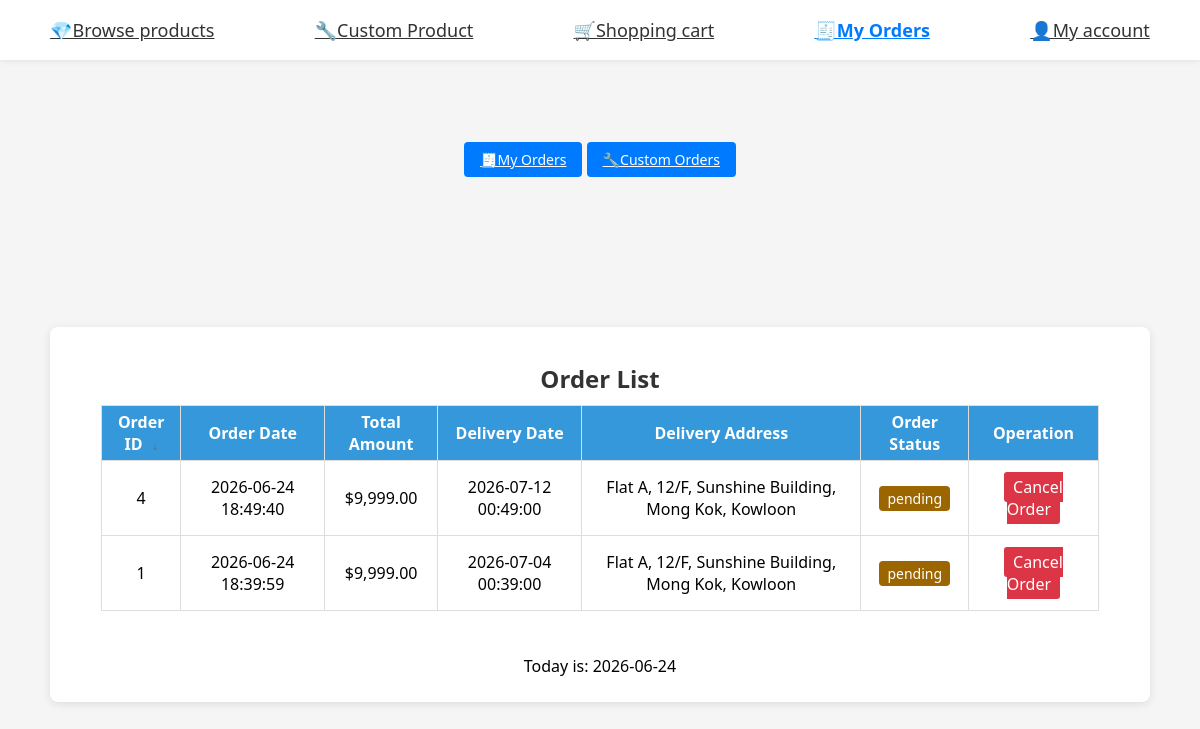
The page /4523M-Project/customer/customorder.php (signed in) on the database as committed earlier.
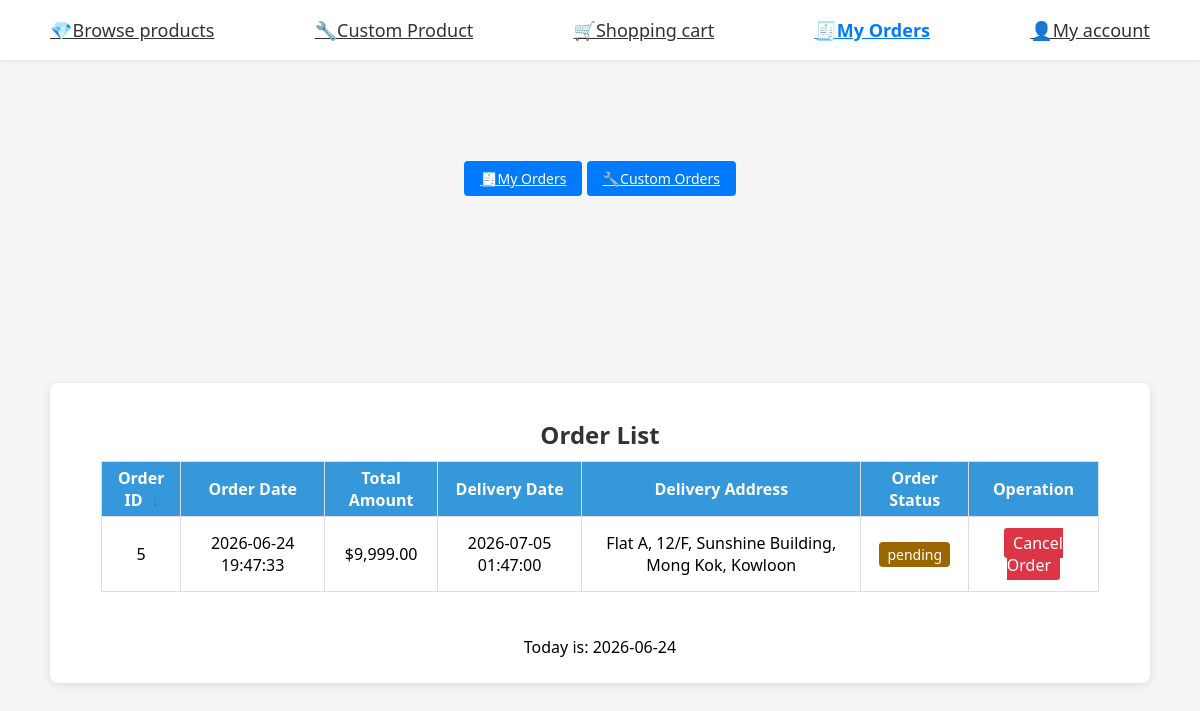
The same page on the database as committed later.
### tables this page shows
CREATE TABLE `customeorders` (
  `coid` int(11) NOT NULL,
  `cfid` int(11) NOT NULL,
  `cfprice` int(11) NOT NULL,
  `qty` int(11) NOT NULL,
  `cototalamount` decimal(10,2) NOT NULL,
  `codate` datetime NOT NULL DEFAULT current_timestamp(),
  `cid` int(11) NOT NULL,
  `codeliverydate` datetime NOT NULL,
  `codeliveraddress` text NOT NULL,
  `costatus` int(11) NOT NULL DEFAULT 1
);

### 4523M-Project/customer/customorder.php (the view, shortened to what the changed rows need)
<?php
$cid = $_SESSION['CID'];
$today = date('Y-m-d');
$host = 'localhost';
$dbuser = 'root';
$dbpass = '';
$dbname = 'projectdb';
$conn = mysqli_connect($host, $dbuser, $dbpass, $dbname);
mysqli_set_charset($conn, 'utf8');
$allowedSortFields = ['coid', 'codate', 'cototalamount', 'codeliverydate', 'costatus'];
$sortBy = isset($_GET['sortBy']) && in_array($_GET['sortBy'], $allowedSortFields) ? $_GET['sortBy'] : 'coid';
$sortDir = isset($_GET['sortDir']) && $_GET['sortDir'] == 'asc' ? 'asc' : 'desc';
$toggleDir = $sortDir == 'asc' ? 'desc' : 'asc';
$sqlList = "SELECT * FROM customeorders WHERE cid = ? ORDER BY $sortBy $sortDir";
$stmtList = mysqli_prepare($conn, $sqlList);
mysqli_stmt_bind_param($stmtList, 'i', $cid);
mysqli_stmt_execute($stmtList);
$rs = mysqli_stmt_get_result($stmtList);
$orderList = [];
while ($row = mysqli_fetch_assoc($rs)) $orderList[] = $row;
?>
<!DOCTYPE html>
<html lang="en">
<head>
    <link rel="stylesheet" href="../CSS/style.css">
</head>
<body>
    <div class="table-card">
        <div class="header">
            <h1>Order List</h1>
        </div>
        <table border="1" width="100%">
            <thead>
                <tr>
                    <th class="sortable-th" onclick="window.location.href='customorder.php?sortBy=oid&sortDir=<?= $sortBy == 'coid' ? $toggleDir : 'asc' ?>'">
                        Order ID
                        <?php if($sortBy == 'coid'): ?>
                            <span class="sort-arrow"><?= $sortDir == 'asc' ? '↑' : '↓' ?></span>
                        <?php endif; ?>
                    </th>
                    <th class="sortable-th" onclick="window.location.href='customorder.php?sortBy=codate&sortDir=<?= $sortBy == 'codate' ? $toggleDir : 'asc' ?>'">
                        Order Date
                    </th>
                    <th class="sortable-th" onclick="window.location.href='customorder.php?sortBy=cototalamount&sortDir=<?= $sortBy == 'cototalamount' ? $toggleDir : 'asc' ?>'">
                        Total Amount
                    </th>
                    <th class="sortable-th" onclick="window.location.href='customorder.php?sortBy=codeliverydate&sortDir=<?= $sortBy == 'codeliverydate' ? $toggleDir : 'asc' ?>'">
                        Delivery Date
                    </th>
                    <th>Delivery Address</th>
                    <th class="sortable-th" onclick="window.location.href='customorder.php?sortBy=costatus&sortDir=<?= $sortBy == 'costatus' ? $toggleDir : 'asc' ?>'">
                        Order Status
                    </th>
                    <th>Operation</th>
                </tr>
            </thead>
            <tbody>
                <?php if(empty($orderList)): ?>
                    <tr><td colspan="10" class="empty-row">You have no orders yet</td></tr>
                <?php else: ?>
                    <?php foreach ($orderList as $item): ?>
                    <?php
                        $limitDay = date('Y-m-d', strtotime($today . " +2 days"));
                        $canCancel = $item['codeliverydate'] > $limitDay && !in_array($item['costatus'], [4,5,6]);
                    ?>
                    <tr>
                        <td><?= $item['coid'] ?></td>
                        <td><?= $item['codate'] ?></td>
                        <td>$<?= number_format($item['cototalamount'],2) ?></td>
                        <td><?= $item['codeliverydate'] ?></td>
                        <td><?= $item['codeliveraddress'] ?></td>
                        <td>
                            <?php
                            $status = $item['costatus'];
                            $tagClass = $tagVal = '';
                            if($status == 1){$tagClass='tag-pending';$tagVal='pending';}
                            elseif($status == 2){$tagClass='tag-processing';$tagVal='processing';}
                            elseif($status == 3){$tagClass='tag-waitshipping';$tagVal='waitshipping';}
                            elseif($status == 4){$tagClass='tag-shipped';$tagVal='shipped';}
                            elseif($status ==5 || $status ==6){$tagClass='tag-arrive';$tagVal='arrive';}
                            ?>
                            <span class="<?= $tagClass ?>"><?= $tagVal ?></span>
                        </td>
                        <td>
                            <?php if($canCancel): ?>
                                <a class="btn-del" onclick="if(confirm('Are you sure to cancel this order?')) window.location.href='customorder.php?action=delete&oid=<?= $item['coid'] ?>&sortBy=<?= $sortBy ?>&sortDir=<?= $sortDir ?>'">Cancel Order</a>
                            <?php else: ?>
                                <a class="btn-del" disabled style="background:#aaa;cursor:not-allowed;">Cannot Cancel</a>
                            <?php endif; ?>
                        </td>
                    </tr>
                    <?php endforeach; ?>
                <?php endif; ?>
            </tbody>
        </table><br><br>
    </div>
</body>
</html>

Rows that differ between the two databases and show on the page:
removed customeorders: coid "4", codate "2026-06-24 18:49:40", cototalamount "9,999.00", codeliverydate "2026-07-12 00:49:00", codeliveraddress "Flat A, 12/F, Sunshine Building, Mong Kok, Kowloon", costatus "pending"
removed customeorders: coid "1", codate "2026-06-24 18:39:59", cototalamount "9,999.00", codeliverydate "2026-07-04 00:39:00", codeliveraddress "Flat A, 12/F, Sunshine Building, Mong Kok, Kowloon", costatus "pending"
added customeorders: coid "5", codate "2026-06-24 19:47:33", cototalamount "9,999.00", codeliverydate "2026-07-05 01:47:00", codeliveraddress "Flat A, 12/F, Sunshine Building, Mong Kok, Kowloon", costatus "pending"
